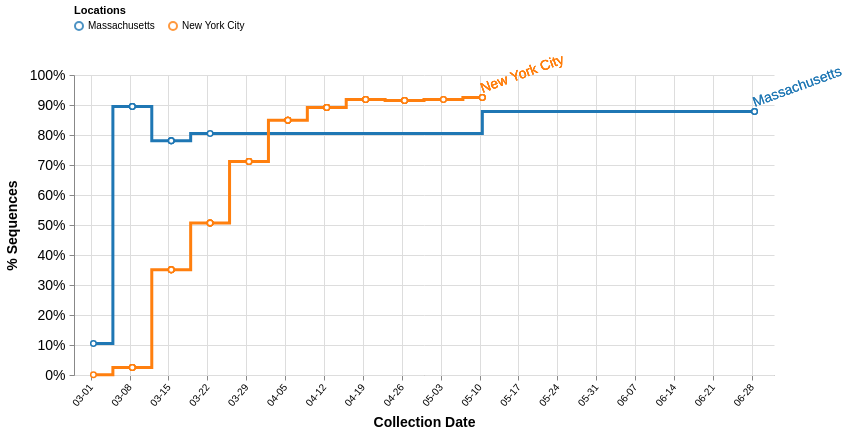

The Vega-Lite source for this figure:
### Vega specification from a JSON file in a GitHub repository (floating-point values rounded to 4 significant figures)
{"$schema": "https://vega.github.io/schema/vega/v5.json", "description": "A basic line chart example.", "width": 700, "height": 300, "padding": 5, "signals": [{"name": "percentages", "value": true}, {"name": "cumulative", "value": true}, {"name": "skipFiltering", "value": false}, {"name": "interpolate", "value": "step"}, {"name": "dateRangeStart", "value": 1575158400000, "comment": "Along with dateRangeEnd, these are hard limits on the dates shown. May need to update when we hit 2021. Dates are in milliseconds, unix epoch"}, {"name": "dateRangeEnd", "value": 4070908800000}, {"name": "dateBin", "value": 604800000, "comment": "Binning of observations by date, where date is in milliseconds. Default is 1 day (1000 * 60 * 60 * 24 = 86400000). This should never be less than a day. This is passed to the bin transform of cases_by_date_and_group. (1 week = 604800000)"}, {"name": "cumulativeWindow", "update": "cumulative ? [null, 0] : [0, 0]"}, {"name": "locationDateCountField", "update": "cumulative ? 'cumulative_location_date_count_agg' : 'location_date_count_agg'"}, {"name": "yField", "update": "percentages ? 'cases_norm' : 'cases_sum_agg'"}, {"name": "yLabel", "value": "% Sequences"}, {"name": "yFormat", "update": "percentages ? '%' : 's'"}, {"name": "tooltipCountFormat", "update": "percentages ? '.1%' : 'd'"}, {"name": "hoverLocation", "value": null, "on": [{"events": {"merge": [{"markname": "locationlines", "type": "mouseover", "consume": true}, {"markname": "locationdots", "type": "mouseover", "consume": true}, {"markname": "locationlabel", "type": "mouseover", "consume": true}]}, "update": "{location: datum.location}", "force": true}, {"events": {"merge": [{"markname": "locationlines", "type": "mouseout", "consume": true}, {"markname": "locationdots", "type": "mouseout", "consume": true}, {"markname": "locationlabel", "type": "mouseout", "consume": true}]}, "update": "null", "force": true}]}, {"name": "clear", "value": true, "comment": "If clicking on anything but a grouped bar, then clear the selection (by clearing the 'selection' data object)", "on": [{"events": "mouseup[!event.item]", "update": "true", "force": true}]}, {"name": "shift", "value": false, "comment": "Track whether or not the shift key is pressed. Used to select multiple groups by holding down shift before clicking", "on": [{"events": {"merge": [{"markname": "locationlines", "type": "click"}, {"markname": "locationdots", "type": "click"}, {"markname": "locationlabel", "type": "click"}]}, "update": "event.shiftKey", "force": true}, {"events": "@legendLabel:click, @legendSymbol:click", "update": "{location: datum.value}", "force": true}]}, {"name": "clicked", "value": null, "comment": "Track clicks on the group bars, for selection purposes", "on": [{"events": {"merge": [{"markname": "locationlines", "type": "click"}, {"markname": "locationdots", "type": "click"}, {"markname": "locationlabel", "type": "click"}]}, "update": "{location: datum.location}", "force": true}, {"events": "@legendLabel:click, @legendSymbol:click", "update": "{location: datum.value}", "force": true}]}], "data": [{"name": "selectedGroups", "values": [{"group": "S|614|D|G"}, {"group": "Reference"}]}, {"name": "location_data", "format": {"parse": {"location": "string", "cases_sum": "number", "location_counts": "number", "location_date_count": "number", "date": "date:'%Q'"}}, "values": [{"location": "Massachusetts", "date": "1583366400000", "group": "S|614|D|G", "groupName": "S · D614G", "cases_sum": 4, "location_counts": 41, "location_date_count": 5, "cumulative_location_date_count": 6}, {"location": "Massachusetts", "date": "1583452800000", "group": "S|614|D|G", "groupName": "S · D614G", "cases_sum": 9, "location_counts": 41, "location_date_count": 9, "cumulative_location_date_count": 15}, {"location": "Massachusetts", "date": "1583539200000", "group": "S|614|D|G", "groupName": "S · D614G", "cases_sum": 2, "location_counts": 41, "location_date_count": 2, "cumulative_location_date_count": 17}, {"location": "Massachusetts", "date": "1583280000000", "group": "S|614|D|G", "groupName": "S · D614G", "cases_sum": 2, "location_counts": 41, "location_date_count": 2, "cumulative_location_date_count": 19}, {"location": "Massachusetts", "date": "1584144000000", "group": "S|614|D|G", "groupName": "S · D614G", "cases_sum": 7, "location_counts": 41, "location_date_count": 10, "cumulative_location_date_count": 29}, {"location": "Massachusetts", "date": "1584057600000", "group": "S|614|D|G", "groupName": "S · D614G", "cases_sum": 1, "location_counts": 41, "location_date_count": 1, "cumulative_location_date_count": 30}, {"location": "Massachusetts", "date": "1584230400000", "group": "S|614|D|G", "groupName": "S · D614G", "cases_sum": 6, "location_counts": 41, "location_date_count": 6, "cumulative_location_date_count": 36}, {"location": "Massachusetts", "date": "1584662400000", "group": "S|614|D|G", "groupName": "S · D614G", "cases_sum": 1, "location_counts": 41, "location_date_count": 1, "cumulative_location_date_count": 37}, {"location": "Massachusetts", "date": "1593216000000", "group": "S|614|D|G", "groupName": "S · D614G", "cases_sum": 2, "location_counts": 41, "location_date_count": 2, "cumulative_location_date_count": 39}, {"location": "Massachusetts", "date": "1593129600000", "group": "S|614|D|G", "groupName": "S · D614G", "cases_sum": 1, "location_counts": 41, "location_date_count": 1, "cumulative_location_date_count": 40}, {"location": "Massachusetts", "date": "1584403200000", "group": "S|614|D|G", "groupName": "S · D614G", "cases_sum": 1, "location_counts": 41, "location_date_count": 1, "cumulative_location_date_count": 41}, {"location": "New York City", "date": "1584316800000", "group": "S|614|D|G", "groupName": "S · D614G", "cases_sum": 46, "location_counts": 1023, "location_date_count": 52, "cumulative_location_date_count": 52}, {"location": "New York City", "date": "1584403200000", "group": "S|614|D|G", "groupName": "S · D614G", "cases_sum": 54, "location_counts": 1023, "location_date_count": 63, "cumulative_location_date_count": 115}, {"location": "New York City", "date": "1584144000000", "group": "S|614|D|G", "groupName": "S · D614G", "cases_sum": 13, "location_counts": 1023, "location_date_count": 15, "cumulative_location_date_count": 130}, {"location": "New York City", "date": "1584230400000", "group": "S|614|D|G", "groupName": "S · D614G", "cases_sum": 36, "location_counts": 1023, "location_date_count": 37, "cumulative_location_date_count": 167}, {"location": "New York City", "date": "1584489600000", "group": "S|614|D|G", "groupName": "S · D614G", "cases_sum": 118, "location_counts": 1023, "location_date_count": 132, "cumulative_location_date_count": 299}, {"location": "New York City", "date": "1584576000000", "group": "S|614|D|G", "groupName": "S · D614G", "cases_sum": 64, "location_counts": 1023, "location_date_count": 70, "cumulative_location_date_count": 369}, {"location": "New York City", "date": "1583884800000", "group": "S|614|D|G", "groupName": "S · D614G", "cases_sum": 3, "location_counts": 1023, "location_date_count": 5, "cumulative_location_date_count": 374}, {"location": "New York City", "date": "1584057600000", "group": "S|614|D|G", "groupName": "S · D614G", "cases_sum": 22, "location_counts": 1023, "location_date_count": 26, "cumulative_location_date_count": 400}, {"location": "New York City", "date": "1584748800000", "group": "S|614|D|G", "groupName": "S · D614G", "cases_sum": 31, "location_counts": 1023, "location_date_count": 33, "cumulative_location_date_count": 433}, {"location": "New York City", "date": "1584662400000", "group": "S|614|D|G", "groupName": "S · D614G", "cases_sum": 54, "location_counts": 1023, "location_date_count": 60, "cumulative_location_date_count": 493}, {"location": "New York City", "date": "1584835200000", "group": "S|614|D|G", "groupName": "S · D614G", "cases_sum": 13, "location_counts": 1023, "location_date_count": 13, "cumulative_location_date_count": 506}, {"location": "New York City", "date": "1585612800000", "group": "S|614|D|G", "groupName": "S · D614G", "cases_sum": 7, "location_counts": 1023, "location_date_count": 7, "cumulative_location_date_count": 513}, {"location": "New York City", "date": "1585699200000", "group": "S|614|D|G", "groupName": "S · D614G", "cases_sum": 69, "location_counts": 1023, "location_date_count": 71, "cumulative_location_date_count": 584}, {"location": "New York City", "date": "1583625600000", "group": "S|614|D|G", "groupName": "S · D614G", "cases_sum": 3, "location_counts": 1023, "location_date_count": 3, "cumulative_location_date_count": 587}, {"location": "New York City", "date": "1585872000000", "group": "S|614|D|G", "groupName": "S · D614G", "cases_sum": 34, "location_counts": 1023, "location_date_count": 37, "cumulative_location_date_count": 624}, {"location": "New York City", "date": "1583971200000", "group": "S|614|D|G", "groupName": "S · D614G", "cases_sum": 14, "location_counts": 1023, "location_date_count": 16, "cumulative_location_date_count": 640}, {"location": "New York City", "date": "1585526400000", "group": "S|614|D|G", "groupName": "S · D614G", "cases_sum": 78, "location_counts": 1023, "location_date_count": 85, "cumulative_location_date_count": 725}, {"location": "New York City", "date": "1586131200000", "group": "S|614|D|G", "groupName": "S · D614G", "cases_sum": 25, "location_counts": 1023, "location_date_count": 26, "cumulative_location_date_count": 751}, {"location": "New York City", "date": "1586044800000", "group": "S|614|D|G", "groupName": "S · D614G", "cases_sum": 20, "location_counts": 1023, "location_date_count": 20, "cumulative_location_date_count": 771}, {"location": "New York City", "date": "1585785600000", "group": "S|614|D|G", "groupName": "S · D614G", "cases_sum": 26, "location_counts": 1023, "location_date_count": 26, "cumulative_location_date_count": 797}, {"location": "New York City", "date": "1585958400000", "group": "S|614|D|G", "groupName": "S · D614G", "cases_sum": 2, "location_counts": 1023, "location_date_count": 2, "cumulative_location_date_count": 799}, {"location": "New York City", "date": "1586476800000", "group": "S|614|D|G", "groupName": "S · D614G", "cases_sum": 13, "location_counts": 1023, "location_date_count": 13, "cumulative_location_date_count": 812}, {"location": "New York City", "date": "1586304000000", "group": "S|614|D|G", "groupName": "S · D614G", "cases_sum": 23, "location_counts": 1023, "location_date_count": 23, "cumulative_location_date_count": 835}, {"location": "New York City", "date": "1586736000000", "group": "S|614|D|G", "groupName": "S · D614G", "cases_sum": 12, "location_counts": 1023, "location_date_count": 12, "cumulative_location_date_count": 847}, {"location": "New York City", "date": "1586217600000", "group": "S|614|D|G", "groupName": "S · D614G", "cases_sum": 7, "location_counts": 1023, "location_date_count": 7, "cumulative_location_date_count": 854}, {"location": "New York City", "date": "1586390400000", "group": "S|614|D|G", "groupName": "S · D614G", "cases_sum": 7, "location_counts": 1023, "location_date_count": 7, "cumulative_location_date_count": 861}, {"location": "New York City", "date": "1586563200000", "group": "S|614|D|G", "groupName": "S · D614G", "cases_sum": 1, "location_counts": 1023, "location_date_count": 1, "cumulative_location_date_count": 862}, {"location": "New York City", "date": "1586649600000", "group": "S|614|D|G", "groupName": "S · D614G", "cases_sum": 1, "location_counts": 1023, "location_date_count": 1, "cumulative_location_date_count": 863}, {"location": "New York City", "date": "1587513600000", "group": "S|614|D|G", "groupName": "S · D614G", "cases_sum": 4, "location_counts": 1023, "location_date_count": 4, "cumulative_location_date_count": 867}, {"location": "New York City", "date": "1587340800000", "group": "S|614|D|G", "groupName": "S · D614G", "cases_sum": 16, "location_counts": 1023, "location_date_count": 16, "cumulative_location_date_count": 883}, {"location": "New York City", "date": "1586822400000", "group": "S|614|D|G", "groupName": "S · D614G", "cases_sum": 2, "location_counts": 1023, "location_date_count": 2, "cumulative_location_date_count": 885}, {"location": "New York City", "date": "1586995200000", "group": "S|614|D|G", "groupName": "S · D614G", "cases_sum": 4, "location_counts": 1023, "location_date_count": 4, "cumulative_location_date_count": 889}, {"location": "New York City", "date": "1587427200000", "group": "S|614|D|G", "groupName": "S · D614G", "cases_sum": 5, "location_counts": 1023, "location_date_count": 5, "cumulative_location_date_count": 894}, {"location": "New York City", "date": "1586908800000", "group": "S|614|D|G", "groupName": "S · D614G", "cases_sum": 7, "location_counts": 1023, "location_date_count": 7, "cumulative_location_date_count": 901}, {"location": "New York City", "date": "1587686400000", "group": "S|614|D|G", "groupName": "S · D614G", "cases_sum": 3, "location_counts": 1023, "location_date_count": 3, "cumulative_location_date_count": 904}, {"location": "New York City", "date": "1583280000000", "group": "S|614|D|G", "groupName": "S · D614G", "cases_sum": 1, "location_counts": 1023, "location_date_count": 2, "cumulative_location_date_count": 906}, {"location": "New York City", "date": "1583366400000", "group": "S|614|D|G", "groupName": "S · D614G", "cases_sum": 1, "location_counts": 1023, "location_date_count": 1, "cumulative_location_date_count": 907}, {"location": "New York City", "date": "1583712000000", "group": "S|614|D|G", "groupName": "S · D614G", "cases_sum": 11, "location_counts": 1023, "location_date_count": 17, "cumulative_location_date_count": 924}, {"location": "New York City", "date": "1583798400000", "group": "S|614|D|G", "groupName": "S · D614G", "cases_sum": 4, "location_counts": 1023, "location_date_count": 4, "cumulative_location_date_count": 929}, {"location": "New York City", "date": "1585440000000", "group": "S|614|D|G", "groupName": "S · D614G", "cases_sum": 8, "location_counts": 1023, "location_date_count": 8, "cumulative_location_date_count": 937}, {"location": "New York City", "date": "1585008000000", "group": "S|614|D|G", "groupName": "S · D614G", "cases_sum": 3, "location_counts": 1023, "location_date_count": 3, "cumulative_location_date_count": 940}, {"location": "New York City", "date": "1585180800000", "group": "S|614|D|G", "groupName": "S · D614G", "cases_sum": 25, "location_counts": 1023, "location_date_count": 26, "cumulative_location_date_count": 966}, {"location": "New York City", "date": "1585267200000", "group": "S|614|D|G", "groupName": "S · D614G", "cases_sum": 18, "location_counts": 1023, "location_date_count": 18, "cumulative_location_date_count": 984}, {"location": "New York City", "date": "1585094400000", "group": "S|614|D|G", "groupName": "S · D614G", "cases_sum": 16, "location_counts": 1023, "location_date_count": 16, "cumulative_location_date_count": 1000}, {"location": "New York City", "date": "1587772800000", "group": "S|614|D|G", "groupName": "S · D614G", "cases_sum": 3, "location_counts": 1023, "location_date_count": 3, "cumulative_location_date_count": 1003}, {"location": "New York City", "date": "1587081600000", "group": "S|614|D|G", "groupName": "S · D614G", "cases_sum": 1, "location_counts": 1023, "location_date_count": 1, "cumulative_location_date_count": 1004}, {"location": "New York City", "date": "1587945600000", "group": "S|614|D|G", "groupName": "S · D614G", "cases_sum": 2, "location_counts": 1023, "location_date_count": 2, "cumulative_location_date_count": 1006}, {"location": "New York City", "date": "1588464000000", "group": "S|614|D|G", "groupName": "S · D614G", "cases_sum": 1, "location_counts": 1023, "location_date_count": 1, "cumulative_location_date_count": 1007}, {"location": "New York City", "date": "1588896000000", "group": "S|614|D|G", "groupName": "S · D614G", "cases_sum": 4, "location_counts": 1023, "location_date_count": 4, "cumulative_location_date_count": 1011}, {"location": "New York City", "date": "1588204800000", "group": "S|614|D|G", "groupName": "S · D614G", "cases_sum": 3, "location_counts": 1023, "location_date_count": 4, "cumulative_location_date_count": 1015}, {"location": "New York City", "date": "1589068800000", "group": "S|614|D|G", "groupName": "S · D614G", "cases_sum": 1, "location_counts": 1023, "location_date_count": 1, "cumulative_location_date_count": 1016}, {"location": "New York City", "date": "1588032000000", "group": "S|614|D|G", "groupName": "S · D614G", "cases_sum": 1, "location_counts": 1023, "location_date_count": 1, "cumulative_location_date_count": 1017}, {"location": "New York City", "date": "1588982400000", "group": "S|614|D|G", "groupName": "S · D614G", "cases_sum": 1, "location_counts": 1023, "location_date_count": 1, "cumulative_location_date_count": 1018}, {"location": "New York City", "date": "1587859200000", "group": "S|614|D|G", "groupName": "S · D614G", "cases_sum": 3, "location_counts": 1023, "location_date_count": 3, "cumulative_location_date_count": 1021}, {"location": "New York City", "date": "1588809600000", "group": "S|614|D|G", "groupName": "S · D614G", "cases_sum": 2, "location_counts": 1023, "location_date_count": 2, "cumulative_location_date_count": 1023}], "transform": [{"type": "filter", "expr": "skipFiltering || indata('selectedGroups', 'group', datum.group) || length(data('selectedGroups')) == 0"}, {"type": "aggregate", "groupby": ["location", "date"], "fields": ["cases_sum", "location_date_count", "cumulative_location_date_count", "location_counts"], "ops": ["sum", "max", "max", "max"], "as": ["cases_sum", "location_date_count", "cumulative_location_date_count", "location_counts"]}, {"comment": "Bin observations by date. The width of each bin is determined by the signal dateBin. Since the most detail in the date from GISAID is by day, the bin shouldn't ever be smaller than a day.", "type": "bin", "field": "date", "extent": [{"signal": "dateRangeStart"}, {"signal": "dateRangeEnd"}], "step": {"signal": "dateBin"}, "as": ["day_start", "day_end"]}, {"type": "window", "sort": {"field": "day_start"}, "groupby": ["location"], "ops": ["sum", "sum", "max"], "fields": ["cases_sum", "location_date_count", "cumulative_location_date_count"], "as": ["cases_sum_agg", "location_date_count_agg", "cumulative_location_date_count_agg"], "frame": {"signal": "cumulativeWindow"}}, {"type": "collect", "sort": {"field": ["location", "day_start"], "order": ["ascending", "ascending"]}}, {"type": "formula", "expr": "datum.cases_sum_agg / datum[locationDateCountField]", "as": "cases_norm"}, {"comment": "Recalculate the day_end from the day_start and dateBin, since the imputation can't work on more than one field at once.", "type": "formula", "expr": "datum.day_start + dateBin", "as": "day_end"}, {"type": "formula", "expr": "datum.day_start + (dateBin / 2)", "as": "day_middle"}]}, {"name": "selected", "comment": "A list of groups that are selected", "on": [{"trigger": "clear", "remove": true}, {"trigger": "!shift", "remove": true}, {"trigger": "!shift && clicked", "insert": "clicked"}, {"trigger": "shift && clicked", "toggle": "clicked"}]}], "scales": [{"name": "xscale", "type": "time", "range": "width", "domain": {"fields": [{"data": "location_data", "field": "day_start"}, {"data": "location_data", "field": "day_end"}]}}, {"name": "yscale", "type": "linear", "range": "height", "nice": true, "zero": true, "domain": {"data": "location_data", "field": {"signal": "yField"}}}, {"name": "color", "type": "ordinal", "range": {"scheme": "category10"}, "domain": {"data": "location_data", "field": "location"}}], "axes": [{"orient": "bottom", "scale": "xscale", "format": "%m-%d", "zindex": 0, "grid": true, "gridScale": "yscale", "gridColor": "#DDD", "labelAngle": 310, "labelAlign": "right", "labelBaseline": "middle", "labelPadding": 5, "title": "Collection Date", "titleFontSize": 14, "titlePadding": 8, "tickCount": 15}, {"orient": "left", "scale": "yscale", "format": {"signal": "yFormat"}, "grid": true, "gridScale": "xscale", "gridColor": "#DDD", "labelFontSize": 14, "labelPadding": 4, "title": {"signal": "yLabel"}, "titleFontSize": 14, "titlePadding": 10}], "legends": [{"stroke": "color", "title": "Locations", "orient": "top", "direction": "vertical", "columns": 8, "encode": {"symbols": {"name": "legendSymbol", "interactive": true, "update": {"fill": {"value": "transparent"}, "strokeWidth": {"value": 2}, "opacity": [{"test": "!length(data('selected')) || indata('selected', 'location', datum.value)", "value": 0.8}, {"value": 0.15}], "size": {"value": 64}}}, "labels": {"name": "legendLabel", "interactive": true, "update": {"opacity": [{"test": "!length(data('selected')) || indata('selected', 'location', datum.value)", "value": 1}, {"value": 0.25}]}}}}], "marks": [{"name": "layer0", "type": "group", "from": {"facet": {"name": "series", "data": "location_data", "groupby": "location"}}, "data": [{"name": "label", "source": "series", "transform": [{"type": "joinaggregate", "fields": ["day_middle"], "ops": ["max"], "as": ["max_day"]}, {"type": "filter", "expr": "datum.day_middle == datum.max_day"}]}], "marks": [{"name": "locationlines", "type": "line", "from": {"data": "series"}, "encode": {"enter": {"strokeWidth": {"value": 3}, "strokeMiterLimit": {"value": 2}, "strokeCap": {"value": "round"}}, "update": {"interpolate": {"signal": "interpolate"}, "x": {"scale": "xscale", "field": "day_middle"}, "y": {"scale": "yscale", "field": {"signal": "yField"}}, "stroke": [{"test": "(!length(data('selected')) || indata('selected', 'location', datum.location)) && (datum.cases_sum_agg > 0)", "scale": "color", "field": "location"}, {"value": "#CCC"}], "strokeOpacity": [{"test": "hoverLocation && hoverLocation.location == datum.location", "value": 0.6}, {"value": 1.0}], "zindex": [{"test": "hoverLocation && hoverLocation.location == datum.location", "value": 3}, {"value": 1}]}}}, {"name": "locationdots", "type": "symbol", "from": {"data": "series"}, "encode": {"enter": {"size": {"value": 30}, "fill": {"value": "#fff"}, "strokeWidth": {"value": 1.5}}, "update": {"x": {"scale": "xscale", "field": "day_middle"}, "y": {"scale": "yscale", "field": {"signal": "yField"}}, "stroke": [{"test": "(!length(data('selected')) || indata('selected', 'location', datum.location)) && (datum.cases_sum_agg > 0)", "scale": "color", "field": "location"}, {"value": "#CCC"}], "strokeOpacity": [{"test": "hoverLocation && hoverLocation.location == datum.location", "value": 0.6}, {"value": 1.0}], "zindex": [{"test": "hoverLocation && hoverLocation.location == datum.location", "value": 3}, {"value": 1}], "tooltip": {"signal": "{title: datum.location, 'Sequences': format(datum[yField], tooltipCountFormat), 'Total Location Counts': datum.location_counts, 'Collection date': timeFormat(datum.day_start, '%b %d %Y')}"}}}}, {"name": "locationlabel", "type": "text", "from": {"data": "label"}, "encode": {"enter": {"dy": {"value": -5}, "fontSize": {"value": 14}, "angle": {"value": 340}, "zindex": {"value": 5}}, "update": {"x": {"scale": "xscale", "field": "day_middle", "offset": 2}, "y": {"scale": "yscale", "field": {"signal": "yField"}}, "text": {"field": "location"}, "fill": [{"test": "(!length(data('selected')) || indata('selected', 'location', datum.location)) && (datum.cases_sum_agg > 0)", "scale": "color", "field": "location"}, {"value": "#ccc"}], "fillOpacity": [{"test": "hoverLocation && hoverLocation.location == datum.location", "value": 0.6}, {"value": 1}]}}}]}]}
